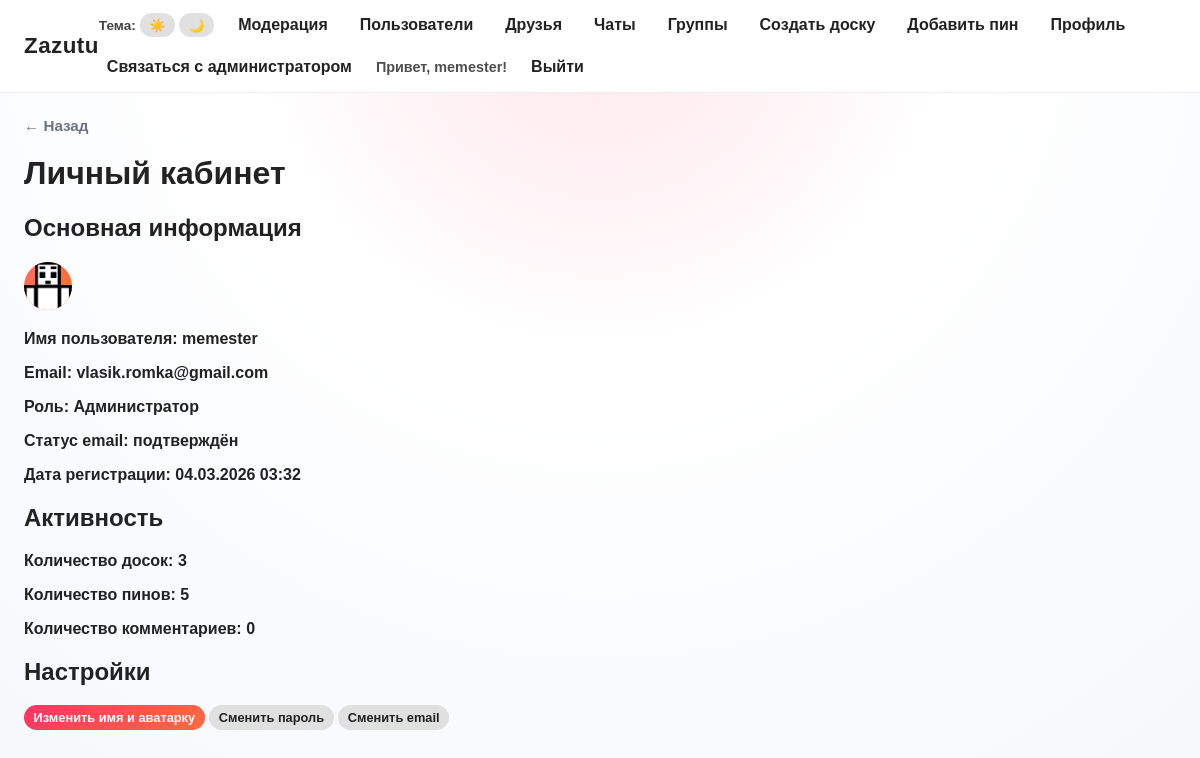
The app's page /profile (signed in) with its own data.
### app.py (models this page shows, shortened)
class User(db.Model, UserMixin):
    id = db.Column(db.Integer, primary_key=True)
    username = db.Column(db.String(64), unique=True, nullable=False)
    email = db.Column(db.String(120), unique=True, nullable=False)
    password_hash = db.Column(db.String(255), nullable=False)
    created_at = db.Column(db.DateTime, default=datetime.utcnow)
    is_admin = db.Column(db.Boolean, default=False, nullable=False)
    is_blocked = db.Column(db.Boolean, default=False, nullable=False)
    email_verified = db.Column(db.Boolean, default=False, nullable=False)
    verification_code = db.Column(db.String(6), nullable=True)
    verification_code_created_at = db.Column(db.DateTime, nullable=True)
    avatar_filename = db.Column(db.String(255), nullable=True)
    boards = db.relationship("Board", backref="owner", lazy=True)
    pins = db.relationship("Pin", backref="author", lazy=True)
    comments = db.relationship("Comment", backref="author", lazy=True)
    likes = db.relationship("Like", backref="user", lazy=True)

### app.py (the view)
    @app.route("/profile")
    @login_required
    def profile():
        user = current_user
        return render_template("profile.html", user=user)

### app.py (called while the page is built)
def register_models(app: Flask) -> None:
    @login_manager.user_loader
    def load_user(user_id):
        return User.query.get(int(user_id))

### templates/profile.html (shortened to what this page needs)
{% extends "base.html" %}
{% block content %}
  <h1>Личный кабинет</h1>
  <section class="profile">
    <h2>Основная информация</h2>
    <p>
      {% if user.avatar_filename %}
        <img
          src="{{ url_for('static', filename='uploads/' ~ user.avatar_filename) }}"
          alt="{{ user.username }}"
          class="avatar avatar--lg"
        >
      {% else %}
        <span class="avatar avatar--lg">
          {{ user.username[:1].upper() }}
        </span>
      {% endif %}
    </p>
    <p><strong>Имя пользователя:</strong> {{ user.username }}</p>
    <p><strong>Email:</strong> {{ user.email }}</p>
    <p><strong>Роль:</strong>
      {% if user.is_admin %}
        Администратор
      {% else %}
        Пользователь
      {% endif %}
    </p>
    <p><strong>Статус email:</strong>
      {% if user.email_verified %}
        подтверждён
      {% else %}
        не подтверждён
      {% endif %}
    </p>
    <p><strong>Дата регистрации:</strong> {{ user.created_at.strftime('%d.%m.%Y %H:%M') }}</p>
  </section>
  <section class="profile">
    <h2>Активность</h2>
    <p><strong>Количество досок:</strong> {{ user.boards|length }}</p>
    <p><strong>Количество пинов:</strong> {{ user.pins|length }}</p>
    <p><strong>Количество комментариев:</strong> {{ user.comments|length }}</p>
  </section>
  <section class="profile">
    <h2>Настройки</h2>
    <p>
      <a class="btn btn--small btn--primary" href="{{ url_for('settings_profile') }}">Изменить имя и аватарку</a>
      <a class="btn btn--small" href="{{ url_for('settings_password') }}">Сменить пароль</a>
      <a class="btn btn--small" href="{{ url_for('settings_email') }}">Сменить email</a>
    </p>
  </section>
{% endblock %}

### templates/base.html (shortened to what this page needs)
  <!doctype html>
  <html lang="ru">
    <head>
      <link
        rel="stylesheet"
        href="{{ url_for('static', filename='css/style.css') }}?v=3"
      >
    </head>
    <body>
      <div class="navbar-bar">
        <header class="navbar-wrap">
          <div class="navbar">
            <div class="navbar__brand">
              <a href="{{ url_for('index') }}">Zazutu</a>
            </div>
          </div>
        </header>
        <nav class="navbar__menu navbar__menu--desktop" id="navbar-menu-desktop" aria-hidden="false">
          <div class="theme-switcher">
            <span class="theme-switcher__label">Тема:</span>
            <button type="button" class="btn btn--small theme-btn" data-theme="light">☀️</button>
            <button type="button" class="btn btn--small theme-btn" data-theme="dark">🌙</button>
          </div>
          {% if current_user.is_authenticated %}
            {% if current_user.is_admin %}
              <a href="{{ url_for('admin_pins') }}">Модерация</a>
              <a href="{{ url_for('admin_users') }}">Пользователи</a>
            {% endif %}
            <a href="{{ url_for('friends') }}">Друзья</a>
            <a href="{{ url_for('chats') }}">Чаты</a>
            <a href="{{ url_for('group_chats') }}">Группы</a>
            <a href="{{ url_for('create_board') }}">Создать доску</a>
            <a href="{{ url_for('create_pin') }}">Добавить пин</a>
            <a href="{{ url_for('profile') }}">Профиль</a>
            <a href="{{ url_for('contact_admin') }}">Связаться с администратором</a>
            <span class="navbar__user">Привет, {{ current_user.username }}!</span>
            <a href="{{ url_for('logout') }}">Выйти</a>
          {% else %}
            <a href="{{ url_for('login') }}">Войти</a>
            <a href="{{ url_for('register') }}">Регистрация</a>
          {% endif %}
        </nav>
      </div>
      <main class="container">
        {% block back_link %}
        <p class="nav-back"><a href="#" class="back-link" onclick="history.back(); return false;">← Назад</a></p>
        {% endblock %}
        {% block content %}{% endblock %}
      </main>
    </body>
  </html>

### static/css/style.css (style rules this page uses)
*, *::before, *::after { box-sizing: border-box; }
body { margin: 0; font-family: "Arial Black", Arial, sans-serif; font-weight: 700; background: radial-gradient(circle at top, #ffe5ec 0, #fff 35%, #f5f7fb 100%); color: #222; transition: background 0.4s ease, color 0.4s ease; }
a { color: inherit; text-decoration: none; }
.navbar-bar { position: sticky; top: 0; z-index: 100; display: flex; align-items: center; justify-content: space-between; padding: 0.75rem 1.5rem; background: #ffffff; border-bottom: 1px solid rgba(0, 0, 0, 0.06); transition: background 0.4s ease, border-color 0.4s ease; -webkit-backface-visibility: hidden; backface-visibility: hidden; }
.navbar-wrap { display: block; }
.navbar { display: flex; align-items: center; justify-content: space-between; flex: 1; gap: 1rem; min-width: 0; }
.navbar__brand a { font-weight: 800; font-size: 1.4rem; letter-spacing: 0.02em; }
.navbar__menu { display: flex; gap: 1rem; align-items: center; flex-wrap: wrap; }
.theme-switcher { display: flex; align-items: center; gap: 0.25rem; }
.theme-switcher__label { font-size: 0.85rem; opacity: 0.85; }
.navbar__menu a { padding: 0.25rem 0.5rem; border-radius: 999px; transition: background 0.15s ease; }
.navbar__user { font-size: 0.9rem; opacity: 0.8; }
.container { max-width: 1240px; margin: 1.5rem auto; padding: 0 1.5rem 3rem; color: #222; transition: color 0.4s ease; }
.nav-back { margin: 0 0 0.75rem 0; font-size: 0.95rem; }
.back-link { color: var(--text-muted, #6b7280); font-weight: 600; }
.container h1, .container h2, .container p, .container label { color: #222; }
.btn { display: inline-flex; align-items: center; justify-content: center; gap: 0.25rem; padding: 0.5rem 1rem; border-radius: 999px; border: none; cursor: pointer; font: inherit; background: #e0e0e0; }
.btn--primary { background: linear-gradient(135deg, #ff3366, #ff6b3d); color: #fff; }
.btn { transition: transform 0.15s ease, box-shadow 0.15s ease; }
.btn--small { padding: 0.3rem 0.6rem; font-size: 0.8rem; }
.avatar { display: inline-flex; align-items: center; justify-content: center; border-radius: 999px; background: linear-gradient(135deg, #ff6b6b, #f97316); color: #fff; font-weight: 700; }
.avatar--lg { width: 48px; height: 48px; font-size: 1.2rem; }

### records on screen
User: username "memester", avatar_filename (picture), email "vlasik.romka@gmail.com", created_at "04.03.2026 03:32"

### other values on screen
{{ user.boards|length }} "3"
{{ user.pins|length }} "5"
{{ user.comments|length }} "0"
